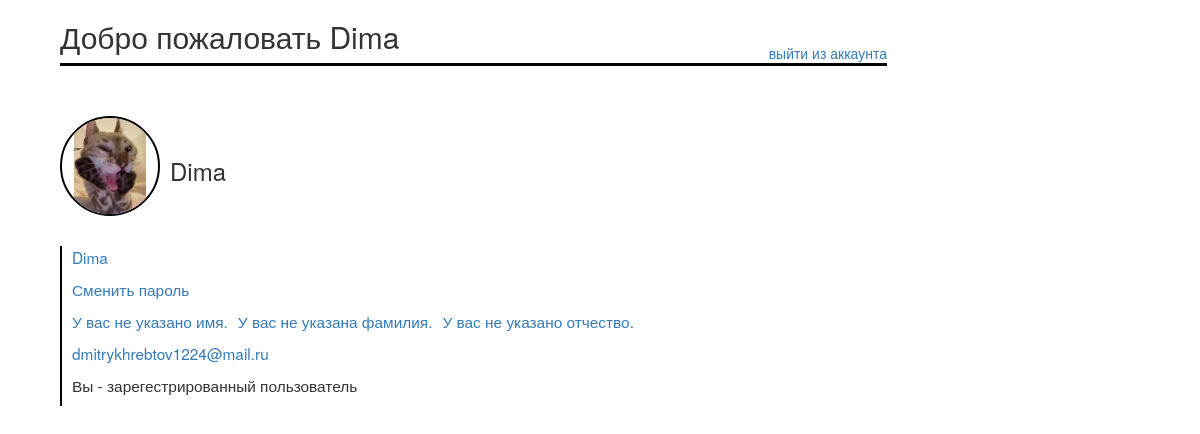
The app's page /app/profile (signed in), older data.
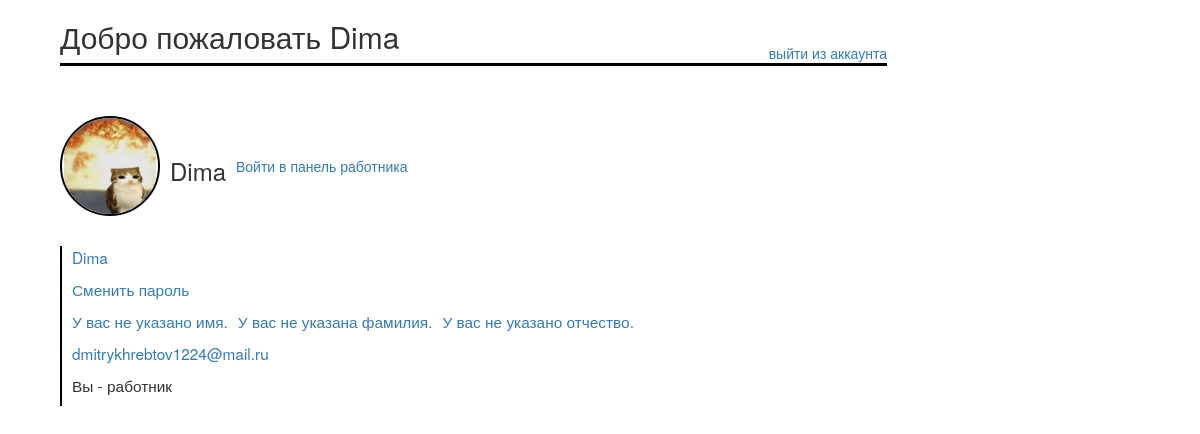
The same page, newer data.
### app/models.py (models this page shows)
class Profile(models.Model):
    avatarlink = models.TextField()
    username = models.OneToOneField(User, on_delete=models.CASCADE)
    patronymic = models.CharField(max_length=100, null=True, blank=True)
    class Meta:
        permissions = (('worker', 'Работник'),)

### app/views.py (the view)
# urls.py: path('profile', to_profile, name='profile'),
def to_profile(request):
    user = request.user
    if user.is_authenticated:
        profile = user.profile
        return render(
            request,
            'app/profile.html',
            {'profile': profile}
        )
    else:
        return render(
            request,
            'app/profile.html',
        )

### app/templates/app/profile.html (shortened to what this page needs)
{% extends "base.html" %}
{% load static %}
{% block content %}
    {% if user.is_authenticated %}
        <div class="profile_content">
            <div class="top_bar">
                <h2>Добро пожаловать {{ user.get_username }}</h2>
                <a href="{% url 'to_logout' %}">выйти из аккаунта</a>
            </div>
            <div class="main_bar">
                <div class="user_avatar_and_name">
                    <div class="user_avatar">
                        <a href="{% url 'image-list' %}"><img src="{% static 'app/img/' %}{{ profile.avatarlink }}"
                                                              alt="{{ user.get_username }} avatar"></a>
                    </div>
                    <h3>{{ user.get_username }}</h3>
                    {% if perms.app.worker %}
                    	<a href="{% url 'admin_profile' %}">Войти в панель работника</a>
                    {% endif %}
                </div>
                <div class="user_information">
                    <a href="{% url 'login_change' %}"><p>{{ user.get_username }}</p></a>
                    <a href="{% url 'password_change' %}"><p>Сменить пароль</p></a>
                    <div>
                        {% if user.first_name %}
                            <a href="{% url 'first_name_change' %}"><p>{{ user.first_name }}</p></a>
                        {% else %}
                            <a href="{% url 'first_name_change' %}"><p>У вас не указано имя.</p></a>
                        {% endif %}
                        {% if user.last_name %}
                            <a href="{% url 'last_name_change' %}"><p>{{ user.last_name }}</p></a>
                        {% else %}
                            <a href="{% url 'last_name_change' %}"><p>У вас не указана фамилия.</p></a>
                        {% endif %}
                        {% if profile.patronymic %}
                            <a href="{% url 'patronymic_change' %}"><p>{{ profile.patronymic }}</p></a>
                        {% else %}
                            <a href="{% url 'patronymic_change' %}"><p>У вас не указано отчество.</p></a>
                        {% endif %}
                    </div>
                    <a href="{% url 'email_change' %}"><p>{{ user.email }}</p></a>
                    <p>
                        {% if perms.app.worker %}
                            Вы - работник
                        {% else %}
                           Вы - зарегестрированный пользователь
                        {% endif %}
                    </p>
                </div>
            </div>
        </div>
    {% endif %}
{% endblock %}

### app/templates/base.html (shortened to what this page needs)
<!doctype html>
<html lang="ru">
  <head>
    <link
      rel="stylesheet"
      href="https://maxcdn.bootstrapcdn.com/bootstrap/3.3.7/css/bootstrap.min.css" />
    {% load static %}
    <link rel="stylesheet" href="{% static 'app/css/style.css' %}" />
  </head>
  <body>
  {% block content %}
  {% endblock %}
  </body>
</html>

### app/static/app/css/style.css (style rules this page uses)
.user_avatar > a > img { width: 100%; height: 100%; object-fit: contain; border-radius: 100%; }
p { font-size: 110%; }
.profile_content { width: 90vw; height: auto; display: grid; grid-template-columns: repeat(2, auto); grid-template-rows: repeat(2,auto); margin: auto; }
.top_bar { width: 100%; height: auto; display: flex; border-bottom: 3px solid black; align-items: flex-end; justify-content: space-between; }
.main_bar { width: 100%; height: auto; display: grid; grid-column: 1; grid-row: 2; margin-top: 50px; }
.user_avatar { width: 100px; height: 100px; border: 2px solid black; border-radius: 100%; }
.user_avatar_and_name { display: flex; gap: 10px; align-items: center; width: 50%; }
.user_information { margin-top: 30px; width: auto; height: auto; display: grid; grid-template-rows: repeat(5,auto); border-left: 2px solid black; padding-left: 10px; }
.user_information > div { display: flex; gap: 10px; }

Row changes from the older to the newer data that the page shows:
changed Profile: avatarlink: a different picture
Text that changed along with them:
text no longer shown: "Вы - зарегестрированный пользователь"
text now shown: "Войти в панель работника Вы - работник"
